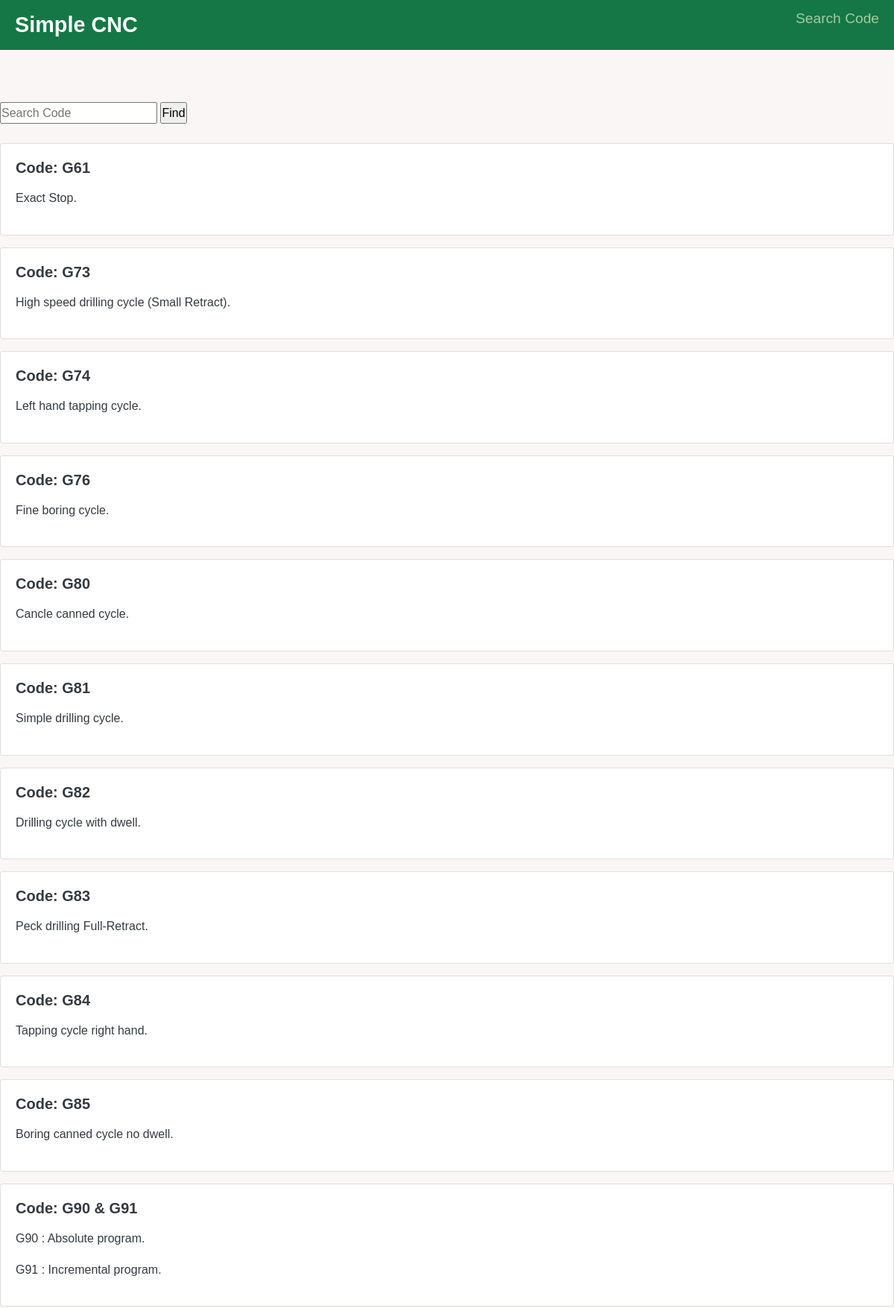
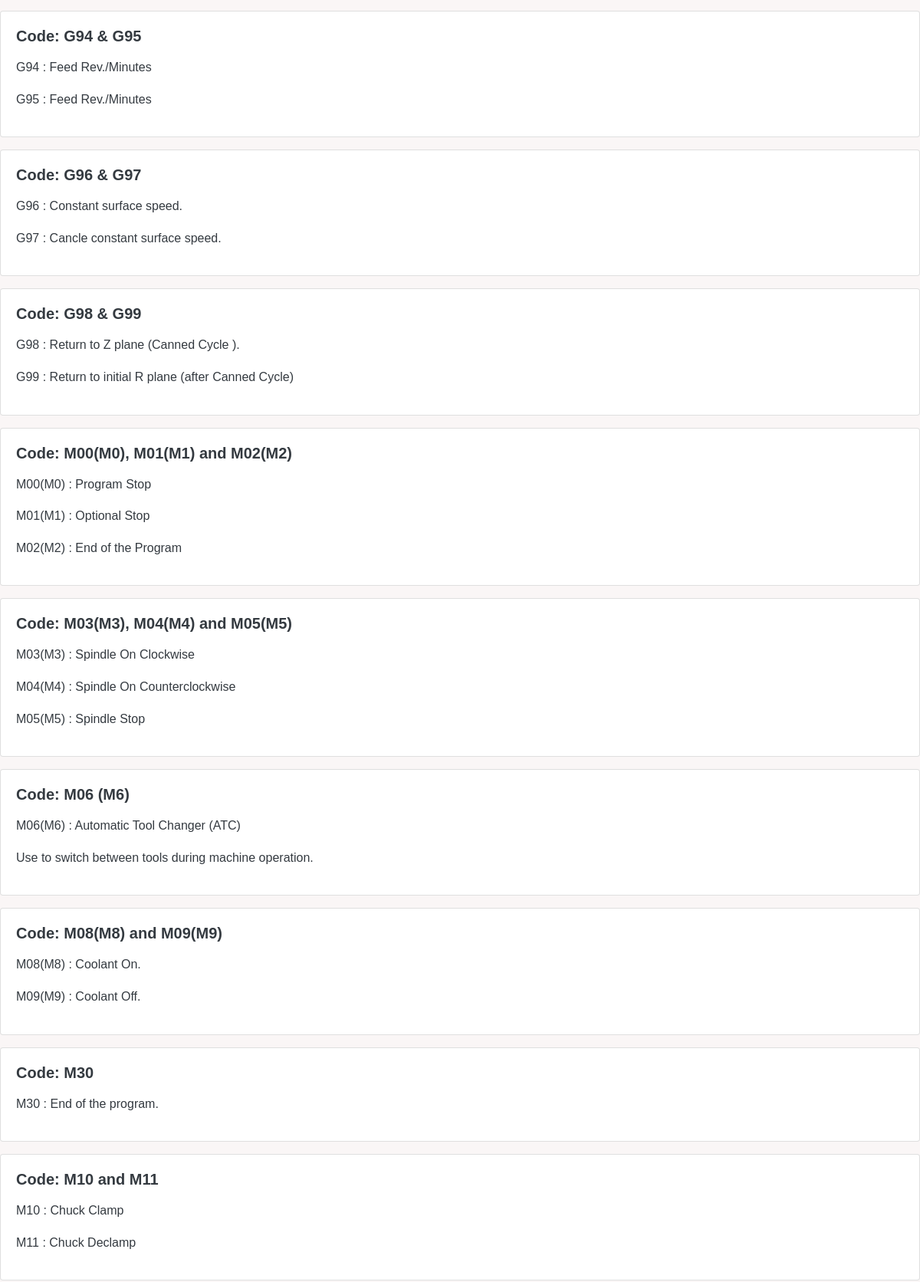
The page /code/ (upper part) on the database its author committed (2 pictures, top to bottom).
### scnc/models.py (models this page shows)
class Cnc(models.Model):
    topic = models.CharField(max_length=250)
    image = models.ImageField(upload_to='cnc\pics', blank=True, null=True, max_length=252)
    decs = HTMLField(blank=True, null=True)
    file = models.FileField(upload_to='cnc\pics', blank=True, null=True)
    date = models.DateField(auto_now_add=True)

### scnc/views.py (the view)
# urls.py: path('code/', views.cnc, name='cnc'),
def cnc(request):
    cncData = Cnc.objects.all().order_by('-date')
    if request.method == "GET":
        code = request.GET.get("CncData")
        if code != None:
            cncData = Cnc.objects.filter(
                topic__icontains=code).order_by('-date')
    name = 'Ravinder Singh'
    data = {
        'cncData': cncData,
        'name':name,
    }
    return render(request, "cd.html", data)

### templates/cd.html (shortened to what this page needs)
{% extends 'cnc.html' %}
{% load static %}
{%block content%}
    <div>
    <div>
    </br><form method="get">
            <input type="text" name="CncData" value="" placeholder="Search Code"/>
            <input type="submit" value="Find"/>
        </form></br>
    </div>
    {%for n in cncData%}
    <div class="card text-dark bg-white mb-3">
    <div class="card-body">
        <h5 class="card-title"><b>Code: {{n.topic}}</b></h5>
        <p class="card-text">{{n.decs|safe}}</p>
    </div>
    </div>
    </div>
        {% empty %}
        <br><h3>No result found !!</h3>
        {% endfor %}
{% endblock %}

### static/maincss/main.css (style rules this page uses)
* { margin: 0; padding: 0; box-sizing: border-box; font-family: Arial, sans-serif; }
body { background-color: #faf6f6; color: #157746; line-height: 1.6; margin-top: 60px; }

### rows shown on the page
Cnc: topic "G61", decs "Exact Stop."
Cnc: topic "G73", decs "High speed drilling cycle (Small Retract)."
Cnc: topic "G74", decs "Left hand tapping cycle."
Cnc: topic "G76", decs "Fine boring cycle."
Cnc: topic "G80", decs "Cancle canned cycle."
Cnc: topic "G81", decs "Simple drilling cycle."
Cnc: topic "G82", decs "Drilling cycle with dwell."
Cnc: topic "G83", decs "Peck drilling Full-Retract."
Cnc: topic "G84", decs "Tapping cycle right hand."
Cnc: topic "G85", decs "Boring canned cycle no dwell."
Cnc: topic "G90 & G91", decs "G90 : Absolute program. G91 : Incremental program."
Cnc: topic "G94 & G95", decs "G94 : Feed Rev./Minutes G95 : Feed Rev./Minutes"
Cnc: topic "G96 & G97", decs "G96 : Constant surface speed. G97 : Cancle constant surface speed."
Cnc: topic "G98 & G99", decs "G98 : Return to Z plane (Canned Cycle ). G99 : Return to initial R plane (after Canned Cycle)"
Cnc: topic "M00(M0), M01(M1) and M02(M2)", decs "M00(M0) : Program Stop M01(M1) : Optional Stop M02(M2) : End of the Program"
Cnc: topic "M03(M3), M04(M4) and M05(M5)", decs "M03(M3) : Spindle On Clockwise M04(M4) : Spindle On Counterclockwise M05(M5) : Spindle Stop"
Cnc: topic "M06 (M6)", decs "M06(M6) : Automatic Tool Changer (ATC) Use to switch between tools during machine operation."
Cnc: topic "M08(M8) and M09(M9)", decs "M08(M8) : Coolant On. M09(M9) : Coolant Off."
Cnc: topic "M30", decs "M30 : End of the program."
Cnc: topic "M10 and M11", decs "M10 : Chuck Clamp M11 : Chuck Declamp"
